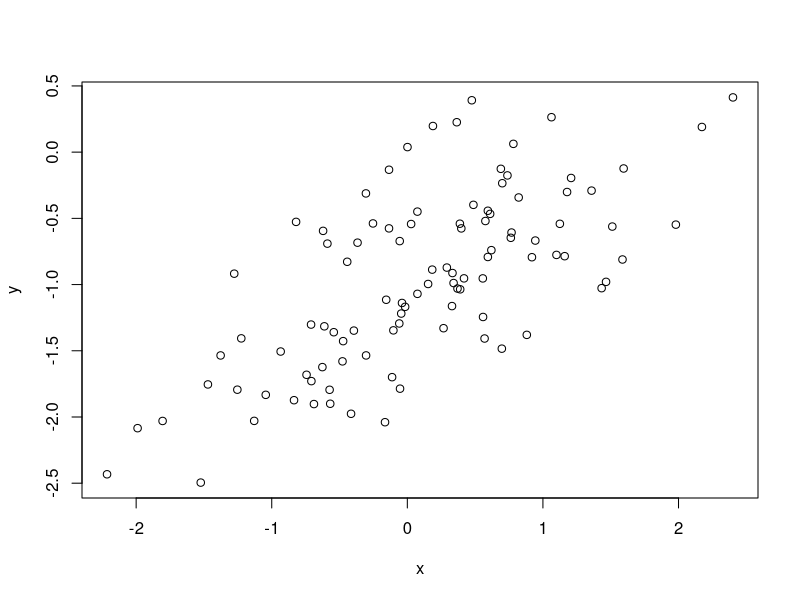
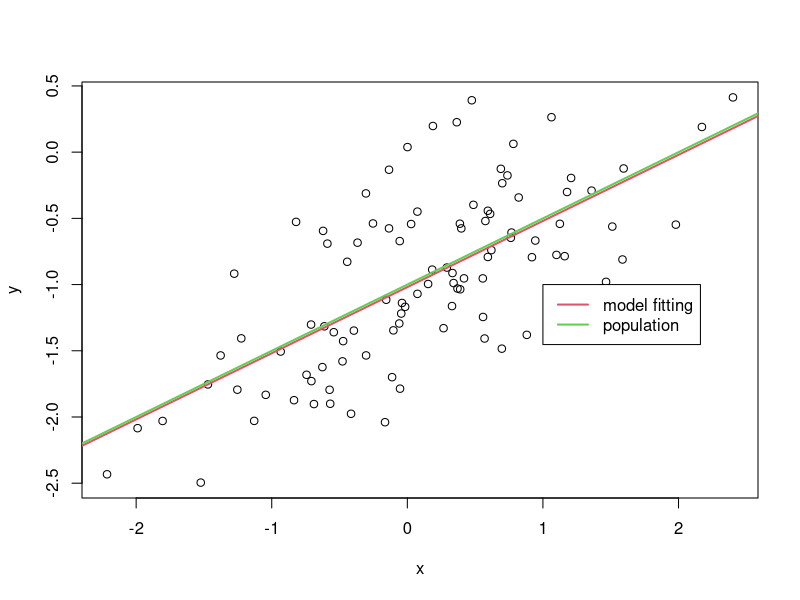
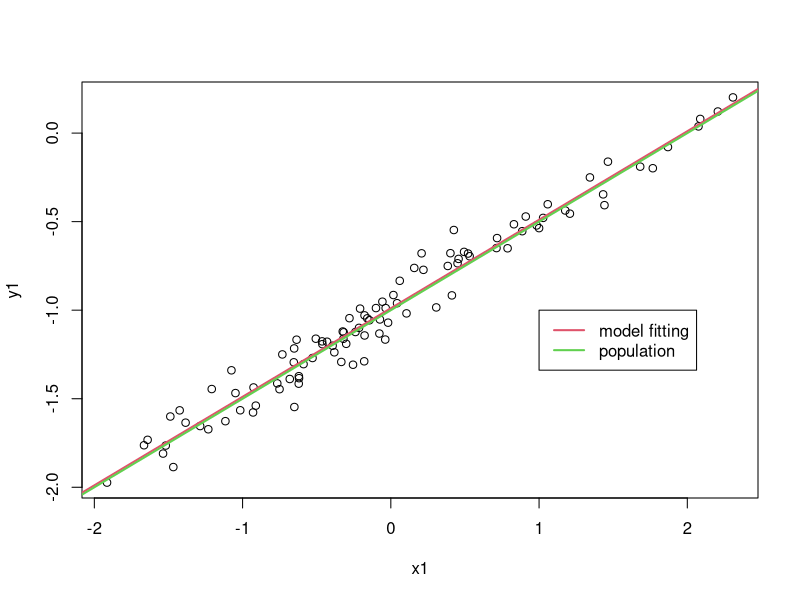
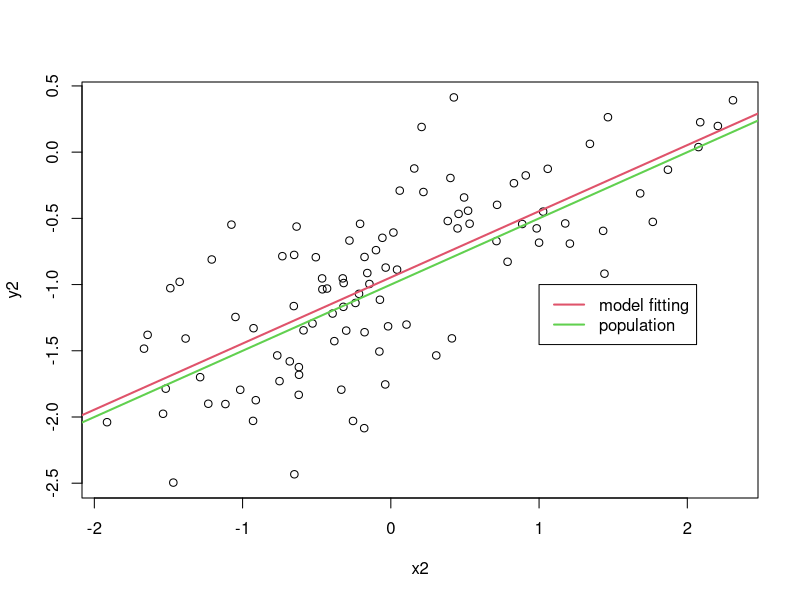
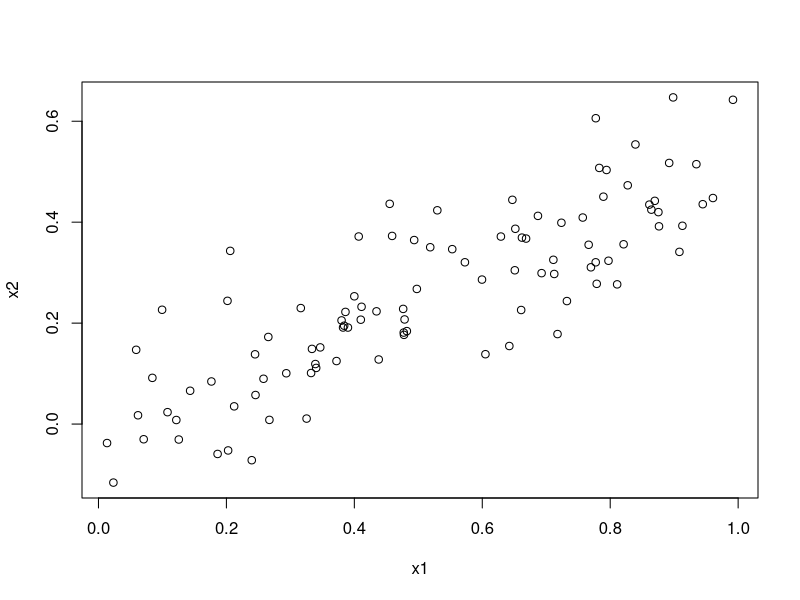
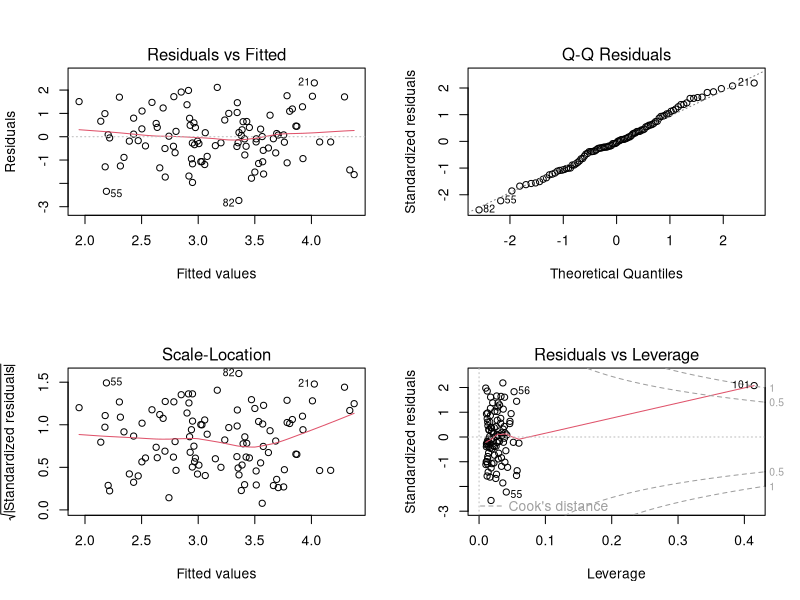
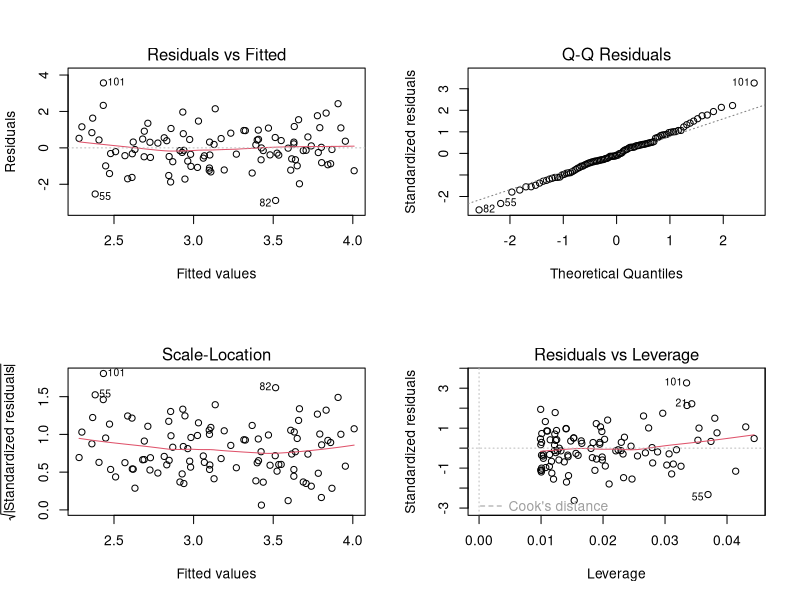
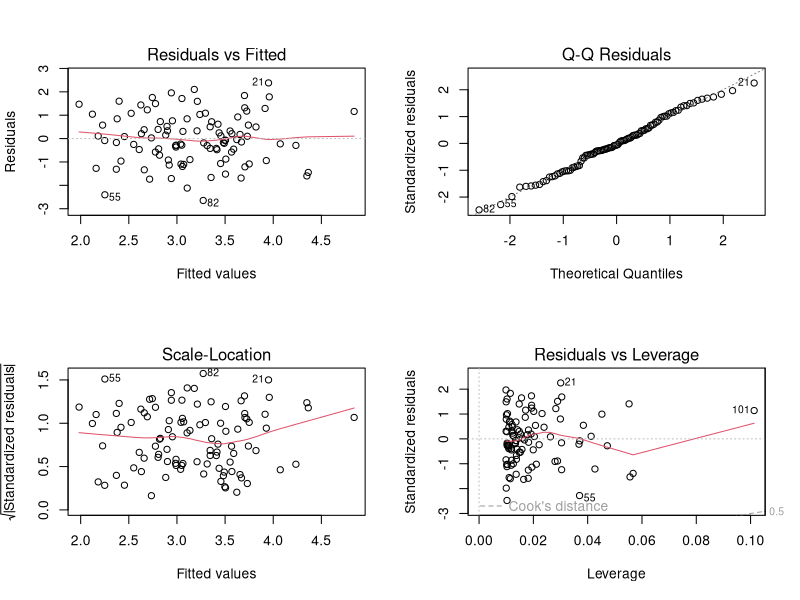

The R source for these figures, in order:
## ---- chunk 1
knitr::opts_chunk$set(echo = TRUE)
## ---- chunk 2
set.seed(1)
x = rnorm(100)
y = 2*x + rnorm(100)
## ---- chunk 3
###(a)
fit1 = lm(y~x + 0)
summary(fit1)
## ---- chunk 4
###(b)
fit2 = lm(x ~ y + 0)
summary(fit2)
## ---- chunk 5
(sqrt(length(x)-1) * sum(x*y)) / (sqrt(sum(x*x) * sum(y*y) - (sum(x*y))^2))
## ---- chunk 6
fit3 = lm(y~x)
summary(fit3)
fit4 = lm(x~y)
summary(fit4)
## ---- chunk 7
set.seed(1)
x = rnorm(100)
y = 3*x
fit5 = lm(y~x + 0)
summary(fit5)
fit6 = lm(x~y + 0)
summary(fit6)
## ---- chunk 8
set.seed(1)
x = rnorm(100)
y = sample(x, 100)
sum(x^2)
sum(y^2) # make the sums of both squares are identical
fit7 = lm(y ~ x + 0)
summary(fit7)
fit8 = lm(x ~ y + 0)
summary(fit8)
## ---- chunk 9
set.seed(1)
x = rnorm(100)
## ---- chunk 10
eps = rnorm(100, 0, sqrt(0.25))
## ---- chunk 11
y = -1 + 0.5*x + eps
## ---- chunk 12
plot(x,y)
## ---- chunk 13
fit9 = lm(y~x)
summary(fit9)
## ---- chunk 14
plot(x,y)
abline(fit9, lwd = 2, col = 2)
abline(-1, 0.5, lwd = 2, col = 3)
legend(-1, legend = c("model fitting", "population"), col = 2:3, lwd = 2)
## ---- chunk 15
fit10 = lm(y ~ x + I(x^2))
summary(fit10)
## ---- chunk 16
set.seed(1)
eps1 = rnorm(100, 0, 0.1)
x1 = rnorm(100)
y1 = -1 + 0.5*x1 + eps1
plot(x1, y1)
fit11 = lm(y1~x1)
summary(fit11)
abline(fit11, lwd = 2, col = 2)
abline(-1, 0.5, lwd = 2, col = 3)
legend(-1, legend = c("model fitting", "population"), col = 2:3, lwd = 2)
## ---- chunk 17
set.seed(1)
eps2 = rnorm(100, 0, 0.5)
x2 = rnorm(100)
y2 = -1 + 0.5*x2 + eps2
plot(x2, y2)
fit12 = lm(y2~x2)
summary(fit12)
abline(fit12, lwd = 2, col = 2)
abline(-1, 0.5, lwd = 2, col = 3)
legend(-1, legend = c("model fitting", "population"), col = 2:3, lwd = 2)
## ---- chunk 18
confint(fit9)
confint(fit11)
confint(fit12)
## ---- chunk 19
set.seed(1)
x1 <- runif(100)
x2 <- 0.5 * x1 + rnorm(100) / 10
y <- 2 + 2 * x1 + 0.3 * x2 + rnorm(100)
## ---- chunk 20
cor(x1, x2)
plot(x1, x2)
## ---- chunk 21
fit13 = lm(y~ x1 + x2)
summary(fit13)
## ---- chunk 22
fit14 = lm(y ~ x1)
summary(fit14)
## ---- chunk 23
fit15 = lm(y ~ x2)
summary(fit15)
## ---- chunk 24
x1 = c(x1, 0.1)
x2 = c(x2, 0.8)
y = c(y, 6)
fit16 = lm(y ~ x1 + x2)
summary(fit16)
fit17 = lm(y ~ x1)
summary(fit17)
fit18 = lm(y ~ x2)
summary(fit18)
## ---- chunk 25
par(mfrow = c(2,2))
plot(fit16)
## ---- chunk 26
par(mfrow=c(2,2))
plot(fit17)
## ---- chunk 27
par(mfrow=c(2,2))
plot(fit18)
